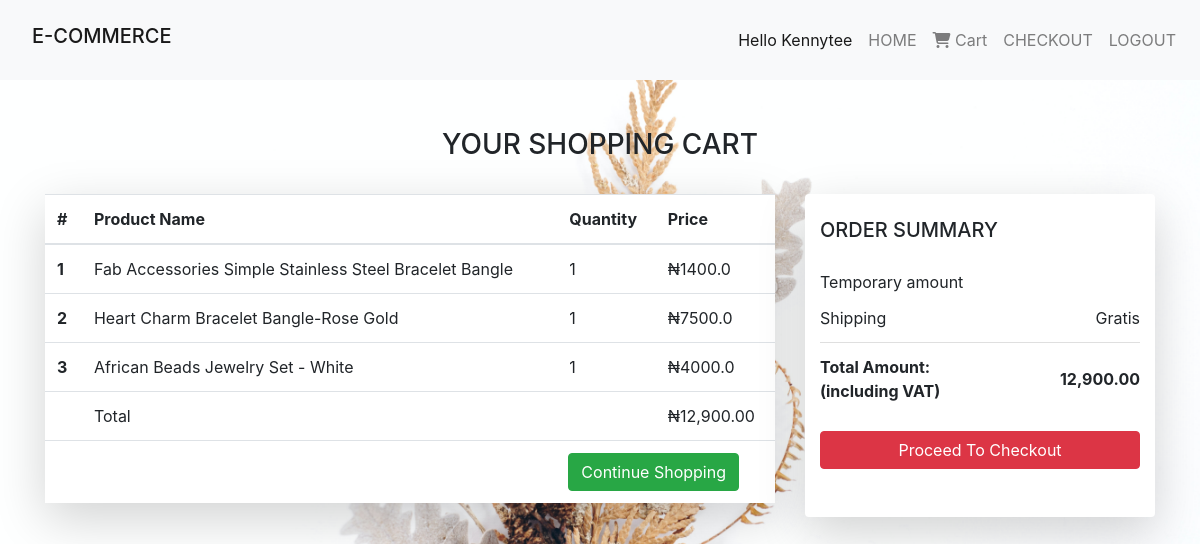
The app's page /cart/ (signed in) with its own data.
### cart_app/models.py (models this page shows, shortened)
class Cart(models.Model):
    user = models.ForeignKey(User, on_delete=models.CASCADE)
    item = models.ForeignKey(Product, on_delete=models.CASCADE)
    quantity = models.IntegerField(default=1)
    def get_total(self):
        total = self.item.price * self.quantity
        floattotal = float("{0:.2f}".format(total))
        return floattotal

class Order(models.Model):
    orderitems = models.ManyToManyField(Cart)
    user = models.ForeignKey(User, on_delete=models.CASCADE)
    ordered = models.BooleanField(default=False)
    created = models.DateTimeField(auto_now_add=True)
    session_key = models.CharField(max_length=40, null=True)
    def get_totals(self):
        total = 0
        for order_item in self.orderitems.all():
            total += order_item.get_total()
        return total

### product_app/models.py (models this page shows, shortened)
class Product(models.Model):
    product_image = models.ImageField(null = True, blank = True)
    name = models.CharField(max_length=200)
    slug = models.SlugField(default="testing")
    category= models.ForeignKey(Category, on_delete=models.CASCADE)
    product_description= models.CharField(max_length=500, null = True, blank = True)
    price = models.FloatField()

### cart_app/views.py (the view)
# urls.py: path('cart/', views.cart, name = "cart")
def cart(request):
    user = request.user
    carts = Cart.objects.filter(
        user=user
        )
    orders = Order.objects.filter(
        user=user,
        ordered=False)
    if carts.exists():
        order = orders[0]
        return render(request, 'cart/cart.html', {"carts": carts, 'order': order})
    else:
        messages.warning(request, "You do not have an active order")
        return redirect("home")

### templates/cart/cart.html (shortened to what this page needs)
{% extends 'products/base.html' %}
{% block content %}
{% load humanize %}
<section class = "container">
  <br><br/>
  <h3 class = "text-center">YOUR SHOPPING CART</h3>
  <br>
  <div class="row">
    <div class="col-lg-8">
      <div class = "shadow-lg p- mb-5 bg-white">
        <table class="table table-hover">
          <thead>
            <tr>
              <th scope="col">#</th>
              <th scope="col">Product Name</th>
              <th scope="col">Quantity</th>
              <th scope="col">Price</th>
            </tr>
          </thead>
          <tbody>
            {% for cart in carts %}
            <tr>
              <th scope="row">{{ forloop.counter }}</th>
              <td>{{ cart.item.name }}</td>
              <td>{{ cart.quantity }}</td>
              <td>₦{{ cart.get_total }}</td>
            </tr>
          {% endfor %}
            <tr>
              <th scope="row"></th>
              <td col="row">Total</td>
              <th scope="row"></th>
              <td>₦{{ order.get_totals|floatformat:2|intcomma }}</td>
            </tr>
            <tr>
              <th scope="row"></th>
              <td colspan="3" class="text-right ">
                <a href="{% url 'home' %} "
                ><button class="btn btn-success mr-4">Continue Shopping</button></a>
              </td>
            </tr>
          </tbody>
        </table>
      </div>
    </div>
      <div class="col-lg-4">
        <div class = "shadow-lg p- mb-5 bg-white rounded container">
        <div class="mb-3">
          <br>
            <h5 class="mb-3">ORDER SUMMARY</h5>
            <ul class="list-group list-group-flush">
              <li class="list-group-item d-flex justify-content-between align-items-center border-0 px-0 pb-0">
                Temporary amount
              </li>
              <li class="list-group-item d-flex justify-content-between align-items-center px-0">
                Shipping
                <span>Gratis</span>
              </li>
              <li class="list-group-item d-flex justify-content-between align-items-center border-0 px-0 mb-3">
                <div>
                  <strong>Total Amount:</strong>
                  <strong>
                    <p class="mb-0">(including VAT)</p>
                  </strong>
                </div>
                <span><strong>{{ order.get_totals |floatformat:2|intcomma}}</strong></span>
              </li>
            </ul>
            <a href="{% url 'checkout' %}" style="text-decoration: none;"
            ><button class="btn btn-danger mr-4 btn-block">Proceed To Checkout</button></a>
            <br><br/>
          </div>
        </div>
      </div>
  </div>
</section>
{% endblock %}

### templates/products/base.html (shortened to what this page needs)
{% load static%}
{% load cart_tag %}
<!DOCTYPE html>
<html lang="en">
<head>
    <link rel="stylesheet" href="https://stackpath.bootstrapcdn.com/bootstrap/4.5.2/css/bootstrap.min.css">
    <link rel = "stylesheet" href = "{% static 'css/products.css'%} ">
    <link rel="stylesheet" href="{% static 'css/izmir.min.css' %}">
</head>
<body>
    <nav class="navbar navbar-expand-lg navbar-light bg-light">
        <a class="nav-link" href=""><h1 class="navbar-brand" style = "font-size: 20px">E-COMMERCE</h1></a>
        <div class="collapse navbar-collapse" id="navbarNav">
          <ul class="nav navbar-nav ml-auto">
            {% if user.is_authenticated%}
            <li class="nav-item active">
              <a class="nav-link active" href="">Hello {{user.username | title}} <span class="sr-only">(current)</span></a>
            </li>
            <li class="nav-item">
              <a class="nav-link" href="{% url 'home' %}">HOME</a>
              <li class="nav-item">
                <a class="nav-link" href="{% url 'cart' %}">
                  <i class="fa fa-shopping-cart"></i> Cart
                </a>
              </li>
              <li class="nav-item">
                <a class="nav-link" href="{% url 'checkout' %}">
                  CHECKOUT
                </a>
              </li>
              <li class="nav-item">
                <a class="nav-link" href="{% url 'logout' %}">
                 LOGOUT
                </a>
              </li>
              {% endif %}
          </ul>
      </nav>
    {% block content%}
    {% endblock%}
</body>
</html>

### product_app/static/css/products.css (style rules this page uses)
body, html { position: relative; overflow-x: hidden; }
body { background-image: url('/static/images/bg2.jpg'); width: 100% !important; height: 800px; position: relative; background-position:center; background-attachment:scroll; -o-background-size:cover; -moz-background-size:cover; -webkit-background-size:cover; background-size:cover; background-repeat:no-repeat; }

### records on screen
Cart: item.name "Fab Accessories Simple Stainless Steel Bracelet Bangle", quantity "1", get_total "1400.0"
Cart: item.name "Heart Charm Bracelet Bangle-Rose Gold", quantity "1", get_total "7500.0"
Cart: item.name "African Beads Jewelry Set - White", quantity "1", get_total "4000.0"
Order: get_totals "12,900.00"

### other values on screen
{{ user.username | title }} "Kennytee"
